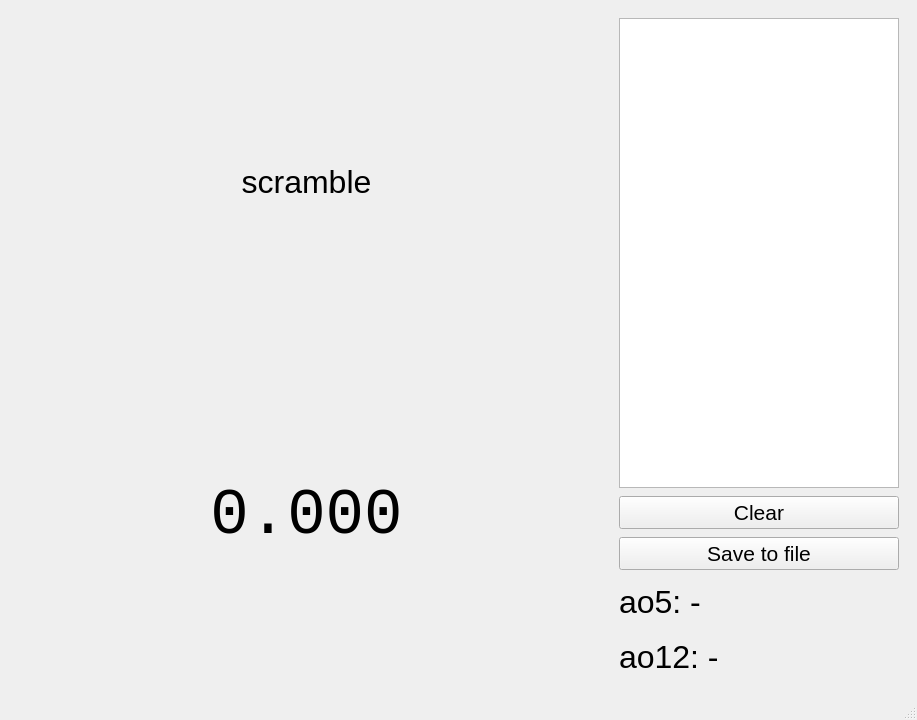
<?xml version="1.0" encoding="UTF-8"?>
<ui version="4.0">
 <class>MainWindow</class>
 <widget class="QMainWindow" name="MainWindow">
  <property name="geometry">
   <rect>
    <x>0</x>
    <y>0</y>
    <width>917</width>
    <height>720</height>
   </rect>
  </property>
  <property name="sizePolicy">
   <sizepolicy hsizetype="Expanding" vsizetype="Expanding">
    <horstretch>0</horstretch>
    <verstretch>0</verstretch>
   </sizepolicy>
  </property>
  <property name="windowTitle">
   <string>CubicTimer</string>
  </property>
  <widget class="QWidget" name="mainWidget">
   <property name="sizePolicy">
    <sizepolicy hsizetype="Expanding" vsizetype="Expanding">
     <horstretch>0</horstretch>
     <verstretch>0</verstretch>
    </sizepolicy>
   </property>
   <layout class="QHBoxLayout" name="horizontalLayout" stretch="2,1">
    <property name="leftMargin">
     <number>9</number>
    </property>
    <item>
     <widget class="QWidget" name="timerWidget" native="true">
      <property name="minimumSize">
       <size>
        <width>0</width>
        <height>100</height>
       </size>
      </property>
      <layout class="QVBoxLayout" name="verticalLayout">
       <item>
        <widget class="QLabel" name="scrambleLabel">
         <property name="font">
          <font>
           <pointsize>24</pointsize>
          </font>
         </property>
         <property name="text">
          <string>scramble</string>
         </property>
         <property name="alignment">
          <set>Qt::AlignCenter</set>
         </property>
         <property name="wordWrap">
          <bool>true</bool>
         </property>
        </widget>
       </item>
       <item>
        <widget class="QLabel" name="timerLabel">
         <property name="font">
          <font>
           <family>Monospace</family>
           <pointsize>48</pointsize>
          </font>
         </property>
         <property name="autoFillBackground">
          <bool>false</bool>
         </property>
         <property name="text">
          <string>0.000</string>
         </property>
         <property name="alignment">
          <set>Qt::AlignCenter</set>
         </property>
        </widget>
       </item>
      </layout>
     </widget>
    </item>
    <item>
     <widget class="QWidget" name="scoreWidget" native="true">
      <property name="minimumSize">
       <size>
        <width>0</width>
        <height>0</height>
       </size>
      </property>
      <layout class="QVBoxLayout" name="verticalLayout_2" stretch="10,0,0,1,1">
       <property name="spacing">
        <number>8</number>
       </property>
       <item>
        <widget class="QListWidget" name="uiScoreList">
         <property name="minimumSize">
          <size>
           <width>256</width>
           <height>192</height>
          </size>
         </property>
         <property name="font">
          <font>
           <pointsize>20</pointsize>
          </font>
         </property>
        </widget>
       </item>
       <item>
        <widget class="QPushButton" name="clearButton">
         <property name="font">
          <font>
           <pointsize>16</pointsize>
          </font>
         </property>
         <property name="text">
          <string>Clear</string>
         </property>
        </widget>
       </item>
       <item>
        <widget class="QPushButton" name="saveToFileButton">
         <property name="font">
          <font>
           <pointsize>16</pointsize>
          </font>
         </property>
         <property name="text">
          <string>Save to file</string>
         </property>
        </widget>
       </item>
       <item>
        <widget class="QLabel" name="averageOf5Label">
         <property name="sizePolicy">
          <sizepolicy hsizetype="Expanding" vsizetype="Expanding">
           <horstretch>0</horstretch>
           <verstretch>0</verstretch>
          </sizepolicy>
         </property>
         <property name="font">
          <font>
           <pointsize>24</pointsize>
          </font>
         </property>
         <property name="text">
          <string>ao5: -</string>
         </property>
        </widget>
       </item>
       <item>
        <widget class="QLabel" name="averageOf12Label">
         <property name="sizePolicy">
          <sizepolicy hsizetype="Expanding" vsizetype="Expanding">
           <horstretch>0</horstretch>
           <verstretch>0</verstretch>
          </sizepolicy>
         </property>
         <property name="font">
          <font>
           <pointsize>24</pointsize>
          </font>
         </property>
         <property name="text">
          <string>ao12: -</string>
         </property>
        </widget>
       </item>
      </layout>
     </widget>
    </item>
   </layout>
  </widget>
  <widget class="QMenuBar" name="menubar">
   <property name="geometry">
    <rect>
     <x>0</x>
     <y>0</y>
     <width>917</width>
     <height>22</height>
    </rect>
   </property>
  </widget>
  <widget class="QStatusBar" name="statusbar"/>
 </widget>
 <resources/>
 <connections/>
</ui>
